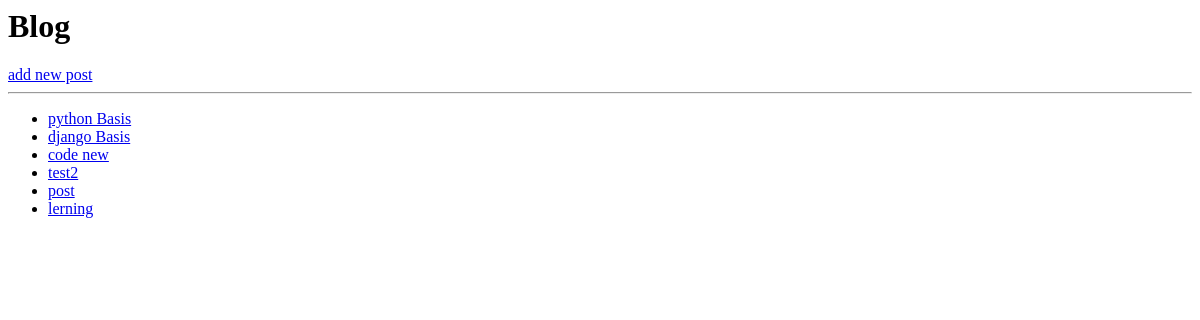
/blog/, run on an earlier commit of the app's database.
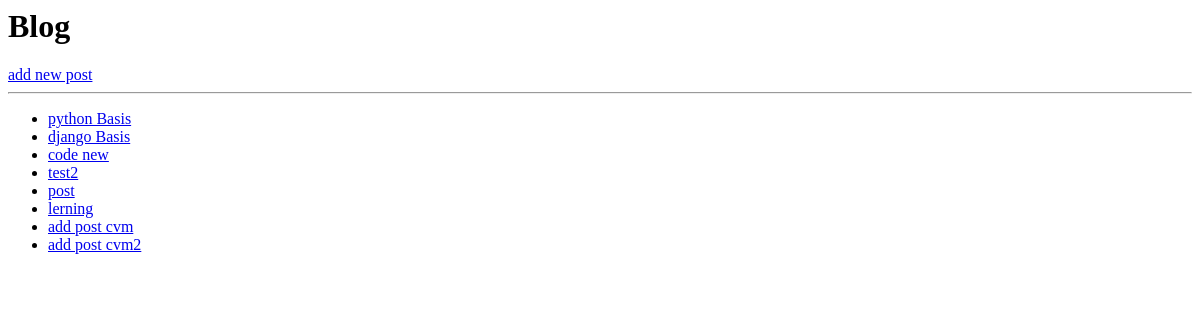
And on a later commit of the database.
### posts/models.py (models this page shows)
class Post(models.Model):
    author = models.ForeignKey(User,related_name='post_author',on_delete=models.SET_NULL,null=True)
    title = models.CharField(max_length=120)
    content = models.TextField(max_length=5000)
    publish_date = models.DateTimeField(default=timezone.now)
    tags = TaggableManager()
    imag=models.ImageField(upload_to='posts',null=True)
    def __str__(self) -> str:
        return self.title

### posts/view2.py (the view)
# urls.py: path('blog/',Postlist.as_view()),
class Postlist(generic.ListView):
    model = Post

### posts/templates/posts/post_list.html
<h1>  Blog  </h1>
<a href="/blog/add"> add new post</a>
<hr>
<ul>
    {% for post in object_list %}
       <li> <a href="/blog/{{post.id}}">  {{post}} </a> </li>
    {% endfor %}
</ul>

What changed in the data, as far as the page shows it:
added Post: title "add post cvm"
added Post: title "add post cvm2"
